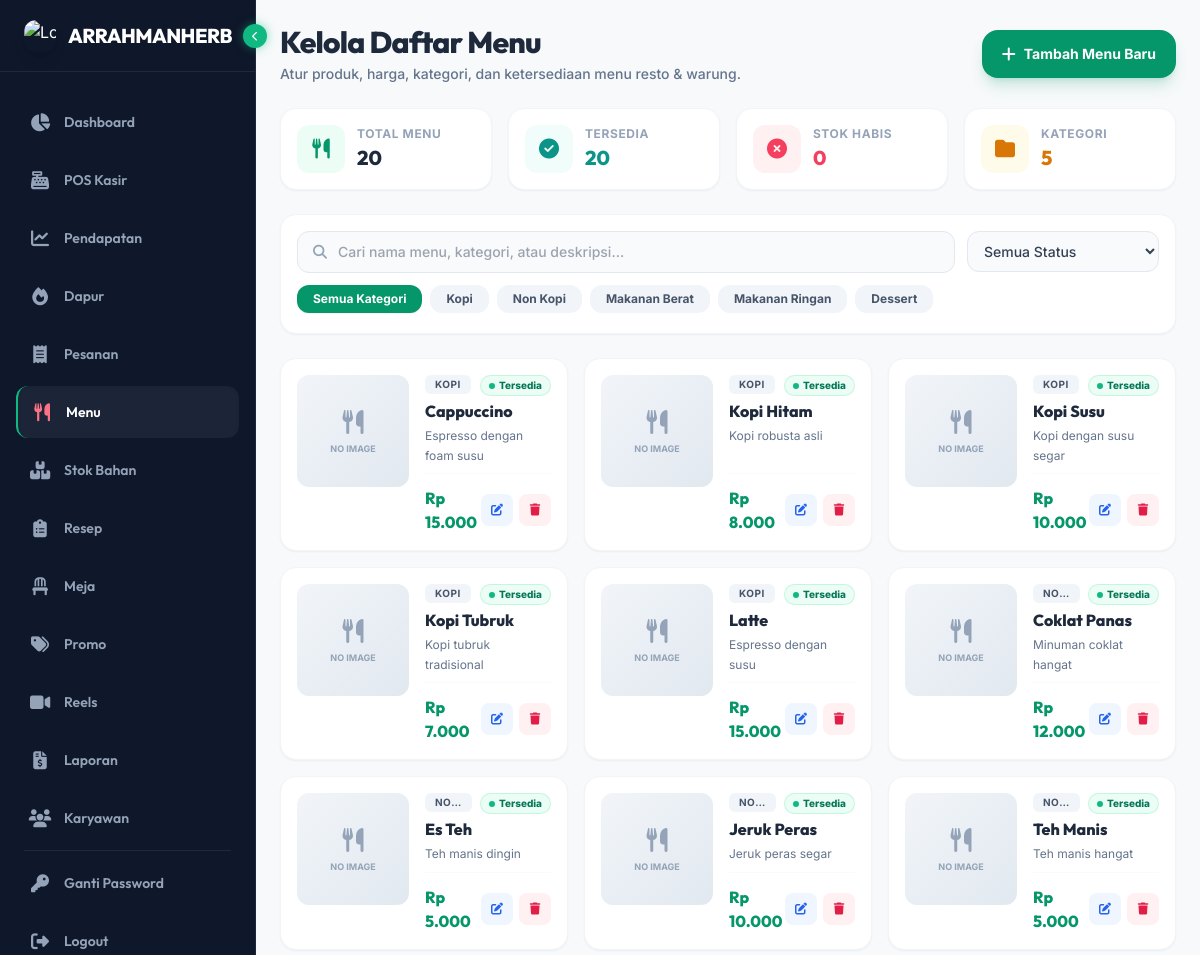
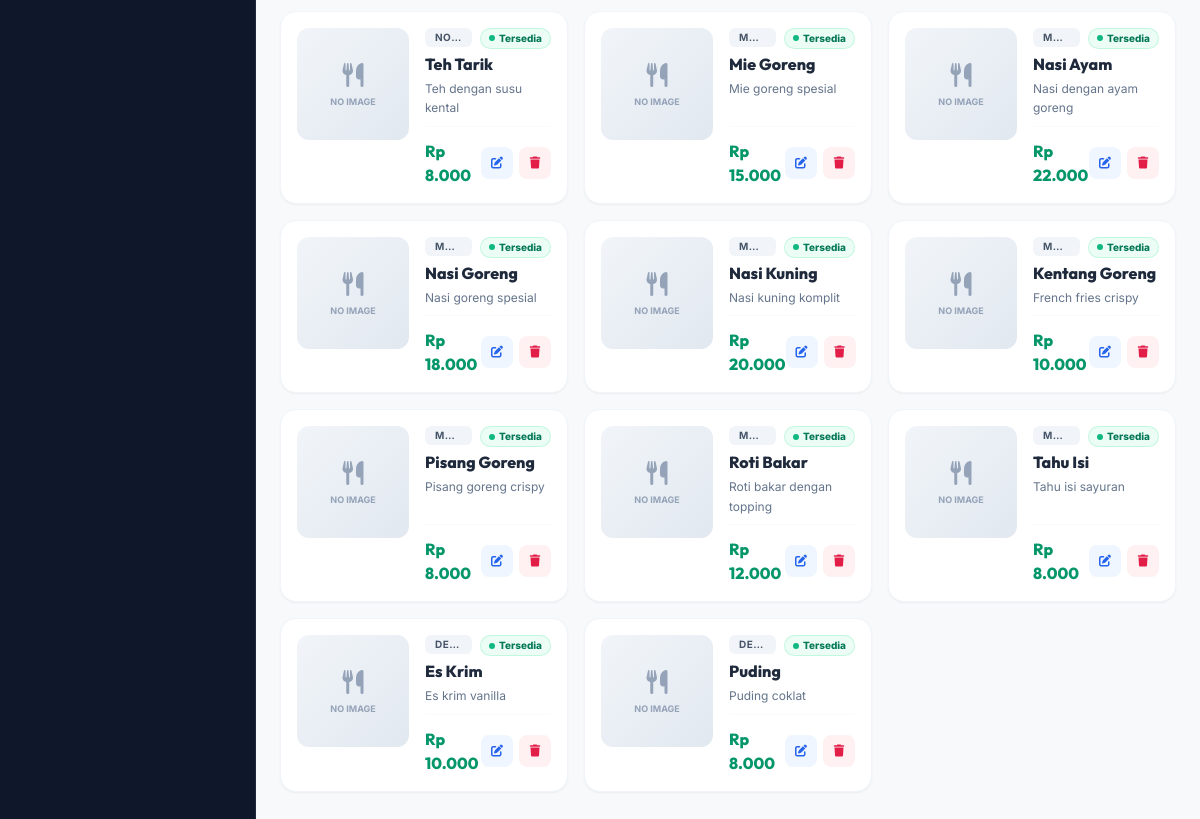
/admin/menu (signed in), run on the app's committed database (2 pictures, top to bottom).
### tables this page shows
CREATE TABLE `categories` (
  `id` int(11) NOT NULL AUTO_INCREMENT,
  `name` varchar(50) NOT NULL,
  `slug` varchar(50) NOT NULL,
  `description` text,
  `icon` varchar(50) DEFAULT NULL,
  `sort_order` int(11) DEFAULT 0,
  `is_active` tinyint(1) DEFAULT 1,
  `created_at` timestamp NOT NULL DEFAULT CURRENT_TIMESTAMP,
  `updated_at` timestamp NOT NULL DEFAULT CURRENT_TIMESTAMP ON UPDATE CURRENT_TIMESTAMP,
  PRIMARY KEY (`id`),
  UNIQUE KEY `slug` (`slug`),
  KEY `idx_is_active` (`is_active`),
  KEY `idx_sort_order` (`sort_order`)
);

CREATE TABLE `menus` (
  `id` int(11) NOT NULL AUTO_INCREMENT,
  `category_id` int(11) NOT NULL,
  `name` varchar(100) NOT NULL,
  `slug` varchar(100) NOT NULL,
  `description` text,
  `price` decimal(10,2) NOT NULL,
  `image` varchar(255) DEFAULT NULL,
  `is_available` tinyint(1) DEFAULT 1,
  `is_recommended` tinyint(1) DEFAULT 0,
  `preparation_time` int(11) DEFAULT 15 COMMENT 'in minutes',
  `stock` int(11) DEFAULT NULL COMMENT 'null = unlimited',
  `created_at` timestamp NOT NULL DEFAULT CURRENT_TIMESTAMP,
  `updated_at` timestamp NOT NULL DEFAULT CURRENT_TIMESTAMP ON UPDATE CURRENT_TIMESTAMP,
  PRIMARY KEY (`id`),
  UNIQUE KEY `slug` (`slug`),
  KEY `idx_category` (`category_id`),
  KEY `idx_is_available` (`is_available`),
  KEY `idx_is_recommended` (`is_recommended`),
  CONSTRAINT `fk_menu_category` FOREIGN KEY (`category_id`) REFERENCES `categories` (`id`) ON DELETE CASCADE
);

### includes/functions.php (called while the page is built, shortened)
<?php
function formatRupiah($amount) {
    return 'Rp ' . number_format($amount, 0, ',', '.');
}

### admin/menu.php (the view, shortened to what this page needs)
<?php
$db = getDB();
$stmt = $db->query("SELECT * FROM categories WHERE is_active = 1 ORDER BY sort_order");
$categories = $stmt->fetchAll();
$stmt = $db->query("SELECT m.*, c.name as category_name FROM menus m JOIN categories c ON m.category_id = c.id ORDER BY c.sort_order, m.name");
$menus = $stmt->fetchAll();
$totalMenus = count($menus);
$availableMenus = count(array_filter($menus, fn($m) => $m['is_available'] == 1));
$unavailableMenus = $totalMenus - $availableMenus;
$totalCategories = count($categories);
include '../includes/header.php';
?>
<main class="p-4 sm:p-6 pb-32 sm:pb-24 max-w-7xl mx-auto">
    <div class="flex flex-col md:flex-row md:items-center justify-between gap-4 mb-6">
        <div>
            <h1 class="text-2xl sm:text-3xl font-extrabold text-slate-800 font-outfit tracking-tight">Kelola Daftar Menu</h1>
            <p class="text-slate-500 text-sm mt-1 font-medium">Atur produk, harga, kategori, dan ketersediaan menu resto & warung.</p>
        </div>
        <button onclick="showAddModal()" class="inline-flex items-center justify-center gap-2 bg-emerald-600 hover:bg-emerald-700 text-white px-5 py-3 rounded-2xl text-sm font-bold shadow-lg shadow-emerald-600/20 hover:shadow-xl hover:shadow-emerald-600/30 transition-all hover:-translate-y-0.5 active:translate-y-0 cursor-pointer">
            <i class="fas fa-plus text-base"></i>
            <span>Tambah Menu Baru</span>
        </button>
    </div>
    <div class="grid grid-cols-2 lg:grid-cols-4 gap-3 sm:gap-4 mb-6">
        <div class="bg-white rounded-2xl p-4 border border-slate-100 shadow-sm flex items-center gap-3">
            <div class="w-12 h-12 rounded-xl bg-emerald-50 text-emerald-600 flex items-center justify-center shrink-0">
                <i class="fas fa-utensils text-xl"></i>
            </div>
            <div>
                <p class="text-xs font-bold text-slate-400 uppercase tracking-wider">Total Menu</p>
                <p class="text-xl font-extrabold text-slate-800 font-outfit mt-0.5"><?= $totalMenus ?></p>
            </div>
        </div>
        <div class="bg-white rounded-2xl p-4 border border-slate-100 shadow-sm flex items-center gap-3">
            <div class="w-12 h-12 rounded-xl bg-teal-50 text-teal-600 flex items-center justify-center shrink-0">
                <i class="fas fa-check-circle text-xl"></i>
            </div>
            <div>
                <p class="text-xs font-bold text-slate-400 uppercase tracking-wider">Tersedia</p>
                <p class="text-xl font-extrabold text-teal-600 font-outfit mt-0.5"><?= $availableMenus ?></p>
            </div>
        </div>
        <div class="bg-white rounded-2xl p-4 border border-slate-100 shadow-sm flex items-center gap-3">
            <div class="w-12 h-12 rounded-xl bg-rose-50 text-rose-500 flex items-center justify-center shrink-0">
                <i class="fas fa-times-circle text-xl"></i>
            </div>
            <div>
                <p class="text-xs font-bold text-slate-400 uppercase tracking-wider">Stok Habis</p>
                <p class="text-xl font-extrabold text-rose-500 font-outfit mt-0.5"><?= $unavailableMenus ?></p>
            </div>
        </div>
        <div class="bg-white rounded-2xl p-4 border border-slate-100 shadow-sm flex items-center gap-3">
            <div class="w-12 h-12 rounded-xl bg-amber-50 text-amber-600 flex items-center justify-center shrink-0">
                <i class="fas fa-folder text-xl"></i>
            </div>
            <div>
                <p class="text-xs font-bold text-slate-400 uppercase tracking-wider">Kategori</p>
                <p class="text-xl font-extrabold text-amber-600 font-outfit mt-0.5"><?= $totalCategories ?></p>
            </div>
        </div>
    </div>
    <div class="bg-white rounded-2xl p-4 border border-slate-100 shadow-sm mb-6 space-y-3">
        <div class="flex flex-col sm:flex-row gap-3">
            <div class="relative flex-1">
                <i class="fas fa-search absolute left-4 top-1/2 -translate-y-1/2 text-slate-400 text-sm"></i>
                <input type="text" id="searchInput" onkeyup="filterMenu()" placeholder="Cari nama menu, kategori, atau deskripsi..." class="w-full bg-slate-50 border border-slate-200 rounded-xl pl-10 pr-10 py-2.5 text-sm text-slate-700 font-medium focus:outline-none focus:ring-2 focus:ring-emerald-500 focus:border-emerald-500 transition-all">
            </div>
            <div class="sm:w-48">
                <select id="statusFilter" onchange="filterMenu()" class="w-full bg-slate-50 border border-slate-200 rounded-xl px-3 py-2.5 text-sm text-slate-700 font-medium focus:outline-none focus:ring-2 focus:ring-emerald-500 focus:border-emerald-500 transition-all">
                    <option value="all">Semua Status</option>
                </select>
            </div>
        </div>
        <div class="flex items-center gap-2 overflow-x-auto pb-1 scrollbar-none" style="scrollbar-width: none;">
            <button onclick="selectCategory('all', this)" class="cat-pill active px-4 py-1.5 rounded-xl text-xs font-bold whitespace-nowrap bg-emerald-600 text-white shadow-sm transition-all">
                Semua Kategori
            </button>
            <?php foreach ($categories as $cat): ?>
            <button onclick="selectCategory('<?= htmlspecialchars($cat['name']) ?>', this)" class="cat-pill px-4 py-1.5 rounded-xl text-xs font-bold whitespace-nowrap bg-slate-100 text-slate-600 hover:bg-slate-200 transition-all">
                <?= htmlspecialchars($cat['name']) ?>
            </button>
            <?php endforeach; ?>
        </div>
    </div>
    <div id="menuContainer" class="grid grid-cols-1 md:grid-cols-2 lg:grid-cols-3 gap-4">
        <?php foreach ($menus as $menu): ?>
        <div class="menu-card bg-white rounded-2xl border border-slate-100 shadow-sm hover:shadow-md transition-all duration-200 overflow-hidden flex flex-col group"
             data-name="<?= htmlspecialchars(strtolower($menu['name'])) ?>"
             data-category="<?= htmlspecialchars($menu['category_name']) ?>"
             data-status="<?= $menu['is_available'] ?>"
             data-description="<?= htmlspecialchars(strtolower($menu['description'] ?? '')) ?>">
            <div class="p-4 flex gap-4 flex-1">
                <div class="w-24 h-24 sm:w-28 sm:h-28 shrink-0 rounded-xl overflow-hidden bg-slate-100 relative group-hover:scale-105 transition-transform duration-300">
                    <?php if ($menu['image']): ?>
                        <img src="<?= UPLOADS_URL . '/' . $menu['image'] ?>" alt="<?= htmlspecialchars($menu['name']) ?>" class="w-full h-full object-cover">
                    <?php else: ?>
                        <div class="w-full h-full bg-gradient-to-br from-slate-100 to-slate-200 flex flex-col items-center justify-center text-slate-400">
                            <i class="fas fa-utensils text-2xl mb-1"></i>
                            <span class="text-[9px] font-bold text-slate-400 uppercase">No Image</span>
                        </div>
                    <?php endif; ?>
                </div>
                <div class="flex-1 flex flex-col justify-between min-w-0">
                    <div>
                        <div class="flex items-start justify-between gap-2 mb-1">
                            <span class="inline-block px-2.5 py-0.5 bg-slate-100 text-slate-600 rounded-md text-[10px] font-bold uppercase tracking-wider truncate">
                                <?= htmlspecialchars($menu['category_name']) ?>
                            </span>
                            <span class="shrink-0 inline-flex items-center px-2 py-0.5 rounded-full text-[10px] font-extrabold <?= $menu['is_available'] ? 'bg-emerald-50 text-emerald-700 border border-emerald-200/60' : 'bg-rose-50 text-rose-600 border border-rose-200/60' ?>">
                                <span class="w-1.5 h-1.5 rounded-full mr-1 <?= $menu['is_available'] ? 'bg-emerald-500' : 'bg-rose-500' ?>"></span>
                                <?= $menu['is_available'] ? 'Tersedia' : 'Habis' ?>
                            </span>
                        </div>
                        <h3 class="font-extrabold text-slate-800 text-base leading-snug font-outfit truncate" title="<?= htmlspecialchars($menu['name']) ?>">
                            <?= htmlspecialchars($menu['name']) ?>
                        </h3>
                        <?php if ($menu['description']): ?>
                        <p class="text-slate-500 text-xs mt-1 line-clamp-2 leading-relaxed">
                            <?= htmlspecialchars($menu['description']) ?>
                        </p>
                        <?php else: ?>
                        <p class="text-slate-300 text-xs mt-1 italic">Tanpa deskripsi</p>
                        <?php endif; ?>
                    </div>
                    <div class="pt-3 border-t border-slate-50 flex items-center justify-between mt-2">
                        <span class="text-emerald-600 font-extrabold text-base font-outfit">
                            <?= formatRupiah($menu['price']) ?>
                        </span>
                        <div class="flex items-center gap-1.5">
                            <button onclick='editMenu(<?= json_encode($menu) ?>)' title="Edit Menu" class="w-8 h-8 rounded-lg bg-blue-50 hover:bg-blue-100 text-blue-600 flex items-center justify-center transition-colors">
                                <i class="fas fa-edit text-xs"></i>
                            </button>
                            <a href="?delete=<?= $menu['id'] ?>" onclick="return confirm('Yakin matikan/hapus menu ini?')" title="Sembunyikan Menu" class="w-8 h-8 rounded-lg bg-rose-50 hover:bg-rose-100 text-rose-600 flex items-center justify-center transition-colors">
                                <i class="fas fa-trash text-xs"></i>
                            </a>
                        </div>
                    </div>
                </div>
            </div>
        </div>
        <?php endforeach; ?>
    </div>
</main>
<?php include '../includes/footer.php'; ?>

### data on the page
categories: name "Kopi"
categories: name "Non Kopi"
categories: name "Makanan Berat"
categories: name "Makanan Ringan"
categories: name "Dessert"
menus: shows "NO IMAGE", category.name "KOPI", is_available 1 (drawn), name "Cappuccino", description "Espresso dengan foam susu", price "Rp 15.000"
menus: shows "NO IMAGE", category.name "KOPI", is_available 1 (drawn), name "Kopi Hitam", description "Kopi robusta asli", price "Rp 8.000"
menus: shows "NO IMAGE", category.name "KOPI", is_available 1 (drawn), name "Kopi Susu", description "Kopi dengan susu segar", price "Rp 10.000"
menus: shows "NO IMAGE", category.name "KOPI", is_available 1 (drawn), name "Kopi Tubruk", description "Kopi tubruk tradisional", price "Rp 7.000"
menus: shows "NO IMAGE", category.name "KOPI", is_available 1 (drawn), name "Latte", description "Espresso dengan susu", price "Rp 15.000"
menus: shows "NO IMAGE", category.name "NO…", is_available 1 (drawn), name "Coklat Panas", description "Minuman coklat hangat", price "Rp 12.000"
menus: shows "NO IMAGE", category.name "NO…", is_available 1 (drawn), name "Es Teh", description "Teh manis dingin", price "Rp 5.000"
menus: shows "NO IMAGE", category.name "NO…", is_available 1 (drawn), name "Jeruk Peras", description "Jeruk peras segar", price "Rp 10.000"
menus: shows "NO IMAGE", category.name "NO…", is_available 1 (drawn), name "Teh Manis", description "Teh manis hangat", price "Rp 5.000"
menus: shows "NO IMAGE", category.name "NO…", is_available 1 (drawn), name "Teh Tarik", description "Teh dengan susu kental", price "Rp 8.000"
menus: shows "NO IMAGE", category.name "M…", is_available 1 (drawn), name "Mie Goreng", description "Mie goreng spesial", price "Rp 15.000"
menus: shows "NO IMAGE", category.name "M…", is_available 1 (drawn), name "Nasi Ayam", description "Nasi dengan ayam goreng", price "Rp 22.000"
menus: shows "NO IMAGE", category.name "M…", is_available 1 (drawn), name "Nasi Goreng", description "Nasi goreng spesial", price "Rp 18.000"
menus: shows "NO IMAGE", category.name "M…", is_available 1 (drawn), name "Nasi Kuning", description "Nasi kuning komplit", price "Rp 20.000"
menus: shows "NO IMAGE", category.name "M…", is_available 1 (drawn), name "Kentang Goreng", description "French fries crispy", price "Rp 10.000"
menus: shows "NO IMAGE", category.name "M…", is_available 1 (drawn), name "Pisang Goreng", description "Pisang goreng crispy", price "Rp 8.000"
menus: shows "NO IMAGE", category.name "M…", is_available 1 (drawn), name "Roti Bakar", description "Roti bakar dengan topping", price "Rp 12.000"
menus: shows "NO IMAGE", category.name "M…", is_available 1 (drawn), name "Tahu Isi", description "Tahu isi sayuran", price "Rp 8.000"
menus: shows "NO IMAGE", category.name "DE…", is_available 1 (drawn), name "Es Krim", description "Es krim vanilla", price "Rp 10.000"
menus: shows "NO IMAGE", category.name "DE…", is_available 1 (drawn), name "Puding", description "Puding coklat", price "Rp 8.000"

### other printed values
APP_NAME "ARRAHMANHERB"
$item['label'] "Dashboard"
$item['label'] "POS Kasir"
$item['label'] "Pendapatan"
$item['label'] "Dapur"
$item['label'] "Pesanan"
$item['label'] "Menu"
$item['label'] "Stok Bahan"
$item['label'] "Resep"
$item['label'] "Meja"
$item['label'] "Promo"
$item['label'] "Reels"
$item['label'] "Laporan"
$item['label'] "Karyawan"
$totalMenus "20"
